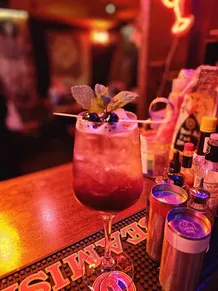
#> input picture assets/images/backgrounds/cocktails/20251105_174206.webp, 218 x 291 px, shrunk from 900 x 1200 before the run; its folder holds 4 pictures in this run
$ python rotate_cocktails.py
#> lines starting #> are read from the running program, lines starting #| are printed output that depends on the picture
#!/usr/bin/env python3
"""
Script para rotacionar imagens de cocktails que estão na orientação errada
"""

from PIL import Image
from pathlib import Path


def rotate_image(image_path, degrees=90):
    """
    Rotaciona uma imagem no sentido anti-horário

    Args:
        image_path: Caminho da imagem
        degrees: Graus de rotação (90, 180, 270)
    """
#> called with degrees = 90
    try:
        img = Image.open(image_path)
#> img is the input picture: PIL image 218x291 RGB; mean R, G, B 148, 53.4, 42.5

        # Rotaciona a imagem (anti-horário)
        # Para deixar em pé, usamos 270 graus (ou -90)
        rotated = img.rotate(-degrees, expand=True)
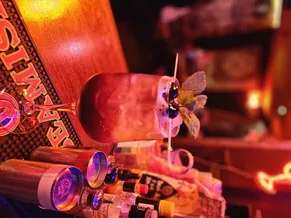
#> rotated: PIL image 291x218 RGB; mean R, G, B 148, 53.4, 42.5

        # Salva a imagem rotacionada
        rotated.save(image_path, 'WEBP', quality=85, method=6)
        print(f"✓ Rotacionado {degrees}°: {image_path.name}")
        return True

    except Exception as e:
        print(f"✗ Erro ao processar {image_path}: {e}")
        return False


def main():
    # Diretório de cocktails
    cocktails_dir = Path("assets/images/backgrounds/cocktails")

    if not cocktails_dir.exists():
        print(f"Erro: Diretório {cocktails_dir} não encontrado!")
        return

    print("🔄 Rotacionando imagens de cocktails para posição vertical...\n")

    # Lista das novas fotos de cocktails
    new_images = sorted([
        f for f in cocktails_dir.iterdir()
        if f.is_file() and f.name.startswith('20251105_') and f.suffix == '.webp'
    ])

    if not new_images:
        print("Nenhuma imagem encontrada.")
        return

    print(f"Encontradas {len(new_images)} imagens\n")
    print("Rotacionando todas para orientação vertical...\n")

    fixed_count = 0
    # Rotaciona 90 graus no sentido horário (270 anti-horário)
    for img_path in new_images:
        if rotate_image(img_path, 90):
            fixed_count += 1
#> pass 2 of the loop in main, `for img_path in new_images:`:
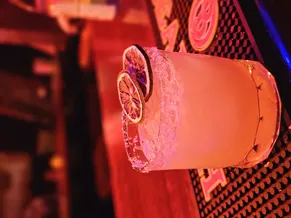
#> input picture assets/images/backgrounds/cocktails/20251105_174449.webp, 291 x 218 px, shrunk from 1200 x 900 before the run
#> in rotate_image, img is the input picture: PIL image 291x218 RGB; mean R, G, B 142.2, 49.8, 42.3
#> in rotate_image (call 2), `rotated = img.rotate(-degrees, expand=True)`:
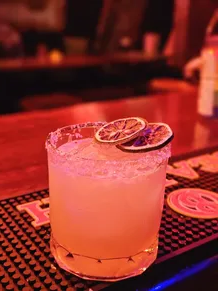
#> rotated: PIL image 218x291 RGB; mean R, G, B 142.2, 49.8, 42.3
#> pass 3 of the loop in main, `for img_path in new_images:`:
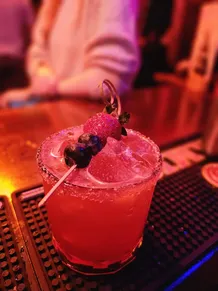
#> input picture assets/images/backgrounds/cocktails/20251105_181231.webp, 218 x 291 px, shrunk from 900 x 1200 before the run
#> in rotate_image, img is the input picture: PIL image 218x291 RGB; mean R, G, B 145.7, 47.1, 47.3
#> in rotate_image (call 3), `rotated = img.rotate(-degrees, expand=True)`:
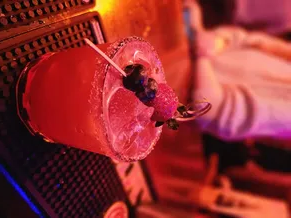
#> rotated: PIL image 291x218 RGB; mean R, G, B 145.7, 47.1, 47.3

    print(f"\n{'='*50}")
    print(f"✅ Concluído!")
    print(f"   {fixed_count}/{len(new_images)} imagens rotacionadas")
    print(f"{'='*50}")


if __name__ == "__main__":
    main()
